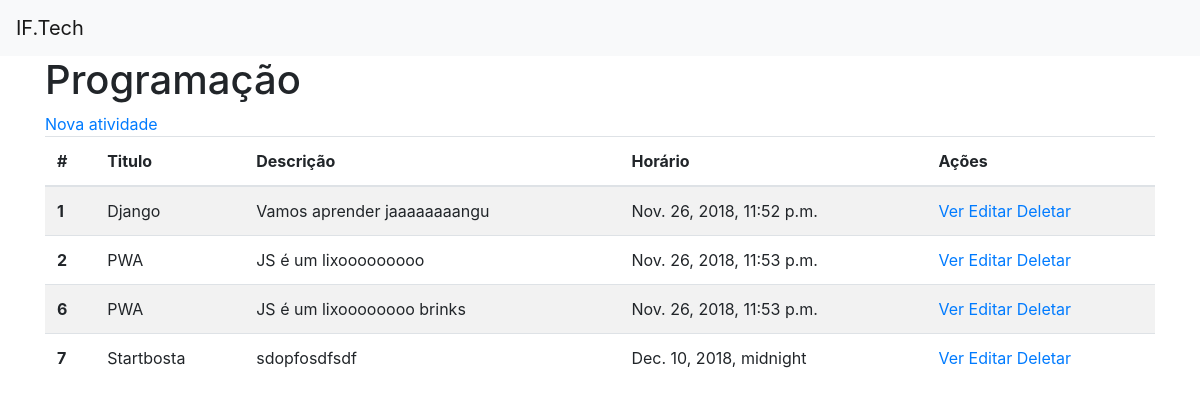
The page /programacao/ on the database its author committed.
### programacao/models.py (models this page shows, shortened)
class Atividade(models.Model):
    TIPO_ATIVIDADE = (
        ('PALESTRA', 'Palestra'),
        ('MINICURSO', 'Minicurso')
    )
    autor = models.ForeignKey("Pessoa", on_delete=models.CASCADE)
    nome = models.CharField(max_length=50)
    descricao = models.TextField()
    tipo = models.CharField(max_length=9, choices=TIPO_ATIVIDADE, default='MINICURSO')
    horario = models.DateTimeField()
    sala = models.CharField(max_length=20)

### programacao/views.py (the view)
# urls.py: path('', views.programacao_list, name="programacao_list"),
def programacao_list(request):
    programacao = Atividade.objects.all()
    return render(request, 'programacao_list.html', {'programacao': programacao})

### programacao/templates/programacao_list.html
{% extends 'base.html' %}
{% block conteudo %}
<h1>Programação</h1>
<a href="{% url 'programacao_create' %}">Nova atividade</a>
<table class="table table-striped">
    <thead>
        <tr>
            <th scope="col">#</th>
            <th scope="col">Titulo</th>
            <th scope="col">Descrição</th>
            <th scope="col">Horário</th>
            <th scope="col">Ações</th>
        </tr>
    </thead>
    <tbody>
        {% for atividade in programacao %}
        <tr>
            <th>{{atividade.id}}</th>
            <td>{{atividade.nome}}</td>
            <td>{{atividade.descricao}}</td>
            <td>{{atividade.horario}}</td>
            <td>
                <a href="{% url 'programacao_detail' atividade.id %}">Ver</a>
                <a href="{% url 'programacao_edit' atividade.id %}">Editar</a>
                <a href="{% url 'programacao_delete' atividade.id %}">Deletar</a>
            </td>
        </tr>
        {% endfor %}
    </tbody>
</table>
{% endblock %}

### programacao/templates/base.html (shortened to what this page needs)
<!doctype html>
<html lang="en">
<head>
    <link rel="stylesheet" href="https://stackpath.bootstrapcdn.com/bootstrap/4.1.3/css/bootstrap.min.css"
>
</head>
<body>
    <nav class="navbar navbar-light bg-light">
        <a class="navbar-brand" href="#">IF.Tech</a>
    </nav>
    <div class="container">
        {% block conteudo %}
        {% endblock %}
    </div>
</body>
</html>

### rows shown on the page
Atividade: id "1", nome "Django", descricao "Vamos aprender jaaaaaaaangu", horario "Nov. 26, 2018, 11:52 p.m."
Atividade: id "2", nome "PWA", descricao "JS é um lixooooooooo", horario "Nov. 26, 2018, 11:53 p.m."
Atividade: id "6", nome "PWA", descricao "JS é um lixoooooooo brinks", horario "Nov. 26, 2018, 11:53 p.m."
Atividade: id "7", nome "Startbosta", descricao "sdopfosdfsdf", horario "Dec. 10, 2018, midnight"
